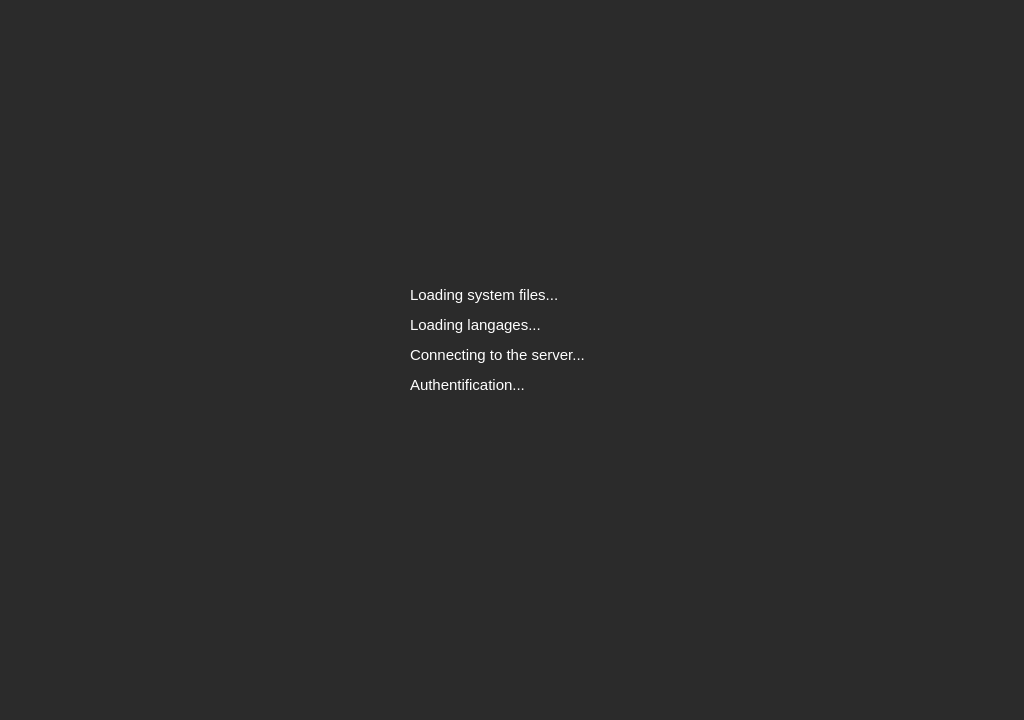
<?xml version="1.0" encoding="UTF-8"?>
<ui version="4.0">
 <class>MainWindow</class>
 <widget class="QMainWindow" name="MainWindow">
  <property name="enabled">
   <bool>true</bool>
  </property>
  <property name="geometry">
   <rect>
    <x>0</x>
    <y>0</y>
    <width>1024</width>
    <height>720</height>
   </rect>
  </property>
  <property name="minimumSize">
   <size>
    <width>1024</width>
    <height>720</height>
   </size>
  </property>
  <property name="maximumSize">
   <size>
    <width>1024</width>
    <height>720</height>
   </size>
  </property>
  <property name="font">
   <font>
    <pointsize>-1</pointsize>
   </font>
  </property>
  <property name="cursor">
   <cursorShape>BusyCursor</cursorShape>
  </property>
  <property name="mouseTracking">
   <bool>false</bool>
  </property>
  <property name="focusPolicy">
   <enum>Qt::StrongFocus</enum>
  </property>
  <property name="windowTitle">
   <string>Ulysse (v6)</string>
  </property>
  <property name="layoutDirection">
   <enum>Qt::LeftToRight</enum>
  </property>
  <property name="autoFillBackground">
   <bool>false</bool>
  </property>
  <property name="styleSheet">
   <string notr="true">background-color: rgb(43, 43, 43);
font-size: 15px;</string>
  </property>
  <widget class="QWidget" name="centralwidget">
   <widget class="QLabel" name="connecting">
    <property name="geometry">
     <rect>
      <x>410</x>
      <y>340</y>
      <width>351</width>
      <height>31</height>
     </rect>
    </property>
    <property name="styleSheet">
     <string notr="true">color: #fff;</string>
    </property>
    <property name="text">
     <string>Connecting to the server...</string>
    </property>
    <property name="textFormat">
     <enum>Qt::RichText</enum>
    </property>
    <property name="alignment">
     <set>Qt::AlignLeading|Qt::AlignLeft|Qt::AlignVCenter</set>
    </property>
   </widget>
   <widget class="QLabel" name="loading_langages">
    <property name="geometry">
     <rect>
      <x>410</x>
      <y>310</y>
      <width>351</width>
      <height>31</height>
     </rect>
    </property>
    <property name="styleSheet">
     <string notr="true">color: #fff;</string>
    </property>
    <property name="text">
     <string>Loading langages...</string>
    </property>
    <property name="textFormat">
     <enum>Qt::RichText</enum>
    </property>
    <property name="alignment">
     <set>Qt::AlignLeading|Qt::AlignLeft|Qt::AlignVCenter</set>
    </property>
   </widget>
   <widget class="QLabel" name="loading_system">
    <property name="geometry">
     <rect>
      <x>410</x>
      <y>280</y>
      <width>351</width>
      <height>31</height>
     </rect>
    </property>
    <property name="styleSheet">
     <string notr="true">color: #fff;</string>
    </property>
    <property name="text">
     <string>Loading system files...</string>
    </property>
    <property name="textFormat">
     <enum>Qt::RichText</enum>
    </property>
    <property name="alignment">
     <set>Qt::AlignLeading|Qt::AlignLeft|Qt::AlignVCenter</set>
    </property>
   </widget>
   <widget class="QLabel" name="authentification">
    <property name="geometry">
     <rect>
      <x>410</x>
      <y>370</y>
      <width>351</width>
      <height>31</height>
     </rect>
    </property>
    <property name="styleSheet">
     <string notr="true">color: #fff;</string>
    </property>
    <property name="text">
     <string>Authentification...</string>
    </property>
    <property name="textFormat">
     <enum>Qt::RichText</enum>
    </property>
    <property name="alignment">
     <set>Qt::AlignLeading|Qt::AlignLeft|Qt::AlignVCenter</set>
    </property>
   </widget>
  </widget>
  <widget class="QMenuBar" name="menubar">
   <property name="geometry">
    <rect>
     <x>0</x>
     <y>0</y>
     <width>1024</width>
     <height>26</height>
    </rect>
   </property>
  </widget>
  <widget class="QStatusBar" name="statusbar"/>
 </widget>
 <resources/>
 <connections/>
</ui>
